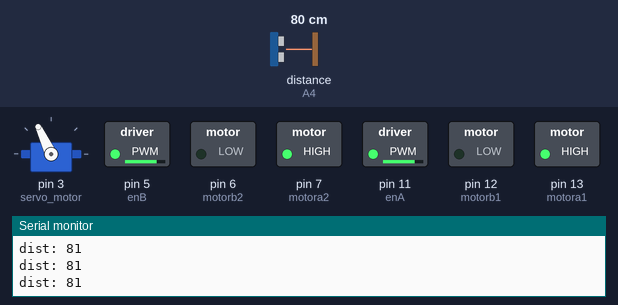
Bench run of a sketch on a simulated Arduino Uno, built with avr-gcc and run on an emulated ATmega328P. On the bench: servo, switched loads named in the sketch (green lamp = pin HIGH), the last lines printed to the serial monitor. Inputs (shaded band) come from the test bench; at power-on: distance to the obstacle (sensor on A4) 80 cm. The echo pulse lasts 58.3 µs per cm.

Above: at 3.9 s.
4.0 s: distance to the obstacle (sensor on A4) set to 18 cm
5.5 s: distance to the obstacle (sensor on A4) set to 14 cm
At 8.1 s:
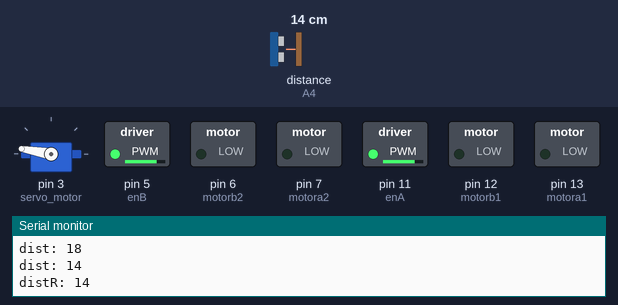
8.5 s: distance to the obstacle (sensor on A4) set to 250 cm
At 8.9 s:
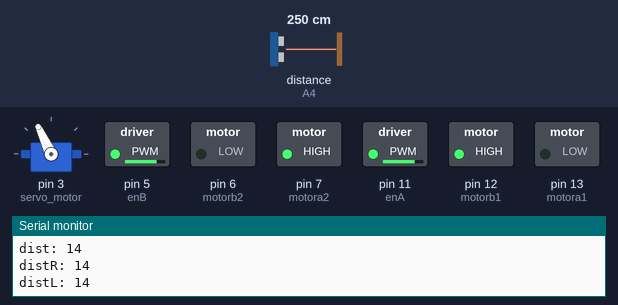
10.5 s: distance to the obstacle (sensor on A4) set to 2 cm
At 11.9 s:
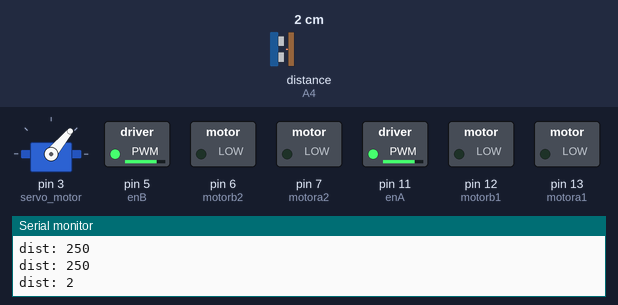
13.5 s: distance to the obstacle (sensor on A4) set to 35 cm
At 14.11 s:
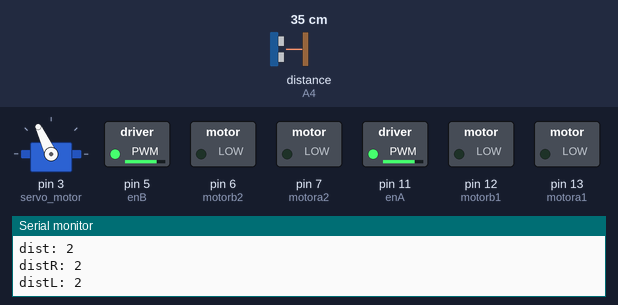
Timing chart, 0 to 16.5 s (numbered marks = the images above; inputs shaded):
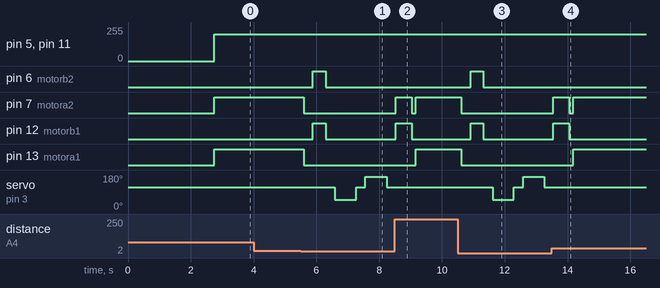

Measured:
- the behaviour switches between 16 and 15 cm on distance to the obstacle (sensor on A4) (found by bisection; images 0 and 1)
- after the input at 5.5 s, pin 6 (motorb2), pin 12 (motorb1): LOW → HIGH after 0.39 s, → LOW 0.40 s later; pin 7 (motora2), pin 13 (motora1): HIGH → LOW after 0.09 s; servo on pin 3 (servo_motor): 115° → 50° after 1.1 s, → 115° 0.67 s later, → 170° 0.30 s later, → 115° 0.67 s later
- after the input at 8.5 s, pin 6 (motorb2): stays LOW (without the input it goes to HIGH after 0.96 s); pin 12 (motorb1): goes on until 9.0 s, then stays LOW; pin 13 (motora1): LOW → HIGH after 0.67 s; servo on pin 3 (servo_motor): stays 115° (without the input it goes to 50° after 1.7 s)
- after the input at 10.5 s, pin 6 (motorb2), pin 12 (motorb1): LOW → HIGH after 0.41 s, → LOW 0.40 s later; pin 7 (motora2), pin 13 (motora1): HIGH → LOW after 0.11 s; servo on pin 3 (servo_motor): 115° → 50° after 1.1 s, → 115° 0.67 s later, → 170° 0.30 s later, → 115° 0.67 s later
- after the input at 13.5 s, pin 6 (motorb2): stays LOW (without the input it goes to HIGH after 0.97 s); pin 12 (motorb1): goes on until 14.1 s, then stays LOW; pin 13 (motora1): LOW → HIGH after 0.68 s; servo on pin 3 (servo_motor): stays 115° (without the input it goes to 50° after 1.7 s)

The sketch:

obstacle_avoiding_end_IR_s.ino
```cpp
#include <Servo.h>        //add Servo Motor library
#include <NewPing.h>
Servo servo_motor;

#define motora1 13
#define motorb1 12
#define motora2 7
#define motorb2 6
#define enA 11
#define enB 5

int max_speed = 200;

//ultrasonic sensor
#define TRIG A5
#define ECHO A4


#define maximum_distance 200
boolean goesForward = false;
int distance = 100;


NewPing sonar(TRIG, ECHO, maximum_distance);

void setup() {
  Serial.begin(9600);

  pinMode(motora1, OUTPUT);
  pinMode(motorb1, OUTPUT);
  pinMode(motora2, OUTPUT);
  pinMode(motorb2, OUTPUT);

  pinMode(enA, OUTPUT);
  pinMode(enB, OUTPUT);

  servo_motor.attach(3); //our servo pin

  servo_motor.write(115);
  delay(2000);
  distance = readPing();
  delay(100);
  distance = readPing();
  delay(100);
  distance = readPing();
  delay(100);
  distance = readPing();
  delay(100);
}

void loop() {

  Serial.print("dist: ");
  Serial.println(distance);

  //detect the object.
  int distanceRight = 0;
  int distanceLeft = 0;
  delay(50);

  if (distance <= 15){
    Stop();
    delay(300);
    backward();
    delay(400);
    Stop();
    delay(300);
    distanceRight = lookRight();
    Serial.print("distR: ");
    Serial.println(distanceRight);
    delay(300);
    distanceLeft = lookLeft();
    Serial.print("distL: ");
    Serial.println(distanceLeft);
    delay(300);

    if (distance >= distanceLeft){
      right();
      Stop();
    }
    else{
      left();
      Stop();
    }
  }
  else{
    forward();
  }
    distance = readPing();
}


int lookRight(){
  servo_motor.write(50);
  delay(500);
  int distance = readPing();
  delay(100);
  servo_motor.write(115);
  return distance;
}

int lookLeft(){
  servo_motor.write(170);
  delay(500);
  int distance = readPing();
  delay(100);
  servo_motor.write(115);
  return distance;
  delay(100);
}


int readPing(){
  delay(70);
  int cm = sonar.ping_cm();
  if (cm==0){
    cm=250;
  }
  return cm;
}


void Stop() {
  digitalWrite(motora1, LOW);
  digitalWrite(motorb1, LOW);
  digitalWrite(motora2, LOW);
  digitalWrite(motorb2, LOW);
}
void forward() {

  if(!goesForward){

  goesForward=true;
  digitalWrite(motora1, HIGH);
  digitalWrite(motorb1, LOW);
  digitalWrite(motora2, HIGH);
  digitalWrite(motorb2, LOW);

  analogWrite(enA, max_speed);
  analogWrite(enB, max_speed);
  }

}

void backward() {


    goesForward=false;

  digitalWrite(motora1, LOW);
  digitalWrite(motorb1, HIGH);
  digitalWrite(motora2, LOW);
  digitalWrite(motorb2, HIGH);

  analogWrite(enA, max_speed);
  analogWrite(enB, max_speed);

}
void right() {
  digitalWrite(motora1, LOW);
  digitalWrite(motorb1, HIGH);
  digitalWrite(motora2, HIGH);
  digitalWrite(motorb2, LOW);

  analogWrite(enA, max_speed);
  analogWrite(enB, max_speed);
  delay(500);
}
void left() {
  digitalWrite(motora1, HIGH);
  digitalWrite(motorb1, LOW);
  digitalWrite(motora2, LOW);
  digitalWrite(motorb2, HIGH);

  analogWrite(enA, max_speed);
  analogWrite(enB, max_speed);
  delay(500);
}
void turnAround() {
  digitalWrite(motora1, LOW);
  digitalWrite(motorb1, HIGH);
  digitalWrite(motora2, HIGH);
  digitalWrite(motorb2, LOW);

  analogWrite(enA, max_speed);
  analogWrite(enB, max_speed);
  delay(1000);
}
```
